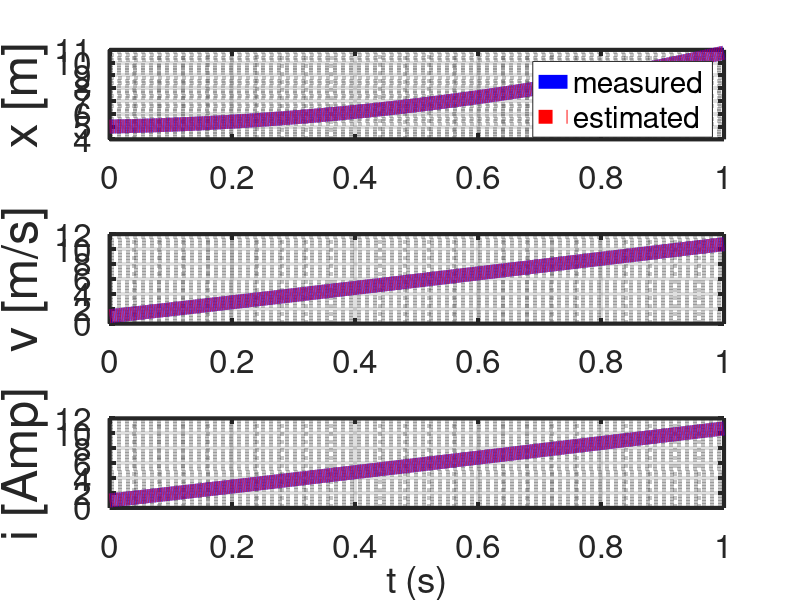
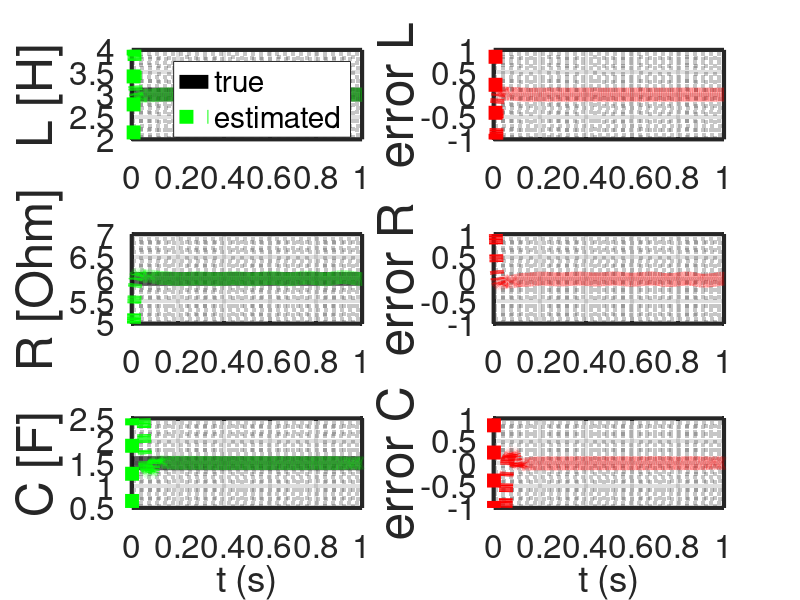

Source code (MATLAB) for these figures, in order:
%% Research code by Agus Hasan
%% Paper: "WyNDA: A Method to Discover Mathematical Models of Dynamical Systems from Data" submitted for MethodsX.

clear;
clc;

%% time horizon
tf  = 1;            % time horizon
dt  = 0.0001;       % time step
t   = dt:dt:tf;     % time array

%% number of variables and coefficients
n = 3;              % number of measured state
r = 5;              % number of estimated parameters 

%% noise
RF = 1;             % noise covariance

%% state initialization
x        = [5;1;1];         % actual state initialization
xbar     = x;               % estimated state initialization
y        = x;               % measurement initialization
thetabar = zeros(r,1);      % estimated parameter initialization
 
%% true parameters
g = 9.8;
c = 1.5;
m = 0.1;
R = 6;
L = 3;

%% initial control inputs
u     = 2;

%% for plotting
uArray          = [];
xArray          = [];
xbarArray       = [];
yArray          = [];
thetabarArray   = [];

%% Initialization for estimator

lambdav = 0.995;
lambdat = 0.999;
Rx      = 1*eye(n);
Rt      = 1*eye(n);
Px      = 10000*eye(n);
Pt      = 10000*eye(r);
Gamma   = 1*zeros(n,r);

%% simulation
for i=1:(tf/dt)
    
    u = 10*sin(i*dt*40);

    uArray         = [uArray u];
    xArray         = [xArray x];
    xbarArray      = [xbarArray xbar];
    yArray         = [yArray y];
    thetabarArray  = [thetabarArray thetabar]; 
    
    x = x+dt*[x(2);g-(c/m)*(x(3)/x(1))^2;-(R/L)*x(3)]+dt*[0 0 1/L]'*u;    
    y = x+dt*RF^2*randn(n,1);

    Phi = [y(2) 0 0 0 0;
           0 1 (y(3)/y(1))^2 0 0;
           0 0 0 y(3) u];
    
    % Estimation using adaptive observer
    Kx = Px*inv(Px+Rx);
    Kt = Pt*Gamma'*inv(Gamma*Pt*Gamma'+Rt);
    Gamma = (eye(n)-Kx)*Gamma;

    xbar = xbar+(Kx+Gamma*Kt)*(y-xbar);
    thetabar = thetabar-Kt*(y-xbar);

    xbar = xbar+Phi*thetabar;

    thetabar = thetabar;
    Px = (1/lambdav)*eye(n)*(eye(n)-Kx)*Px*eye(n);
    Pt = (1/lambdat)*(eye(r)-Kt*Gamma)*Pt;
    Gamma = eye(n)*Gamma-Phi;

end

figure(1)
subplot(3,1,1)
plot(t,yArray(1,:),'-b','LineWidth',10);
hold on;
plot(t,xbarArray(1,:),':r','LineWidth',10);
set(gca,'color','white','LineWidth',3,'FontSize',24)
legend('measured','estimated')
grid on;
grid minor;
ylabel('x [m]','FontSize',36)
subplot(3,1,2)
plot(t,yArray(2,:),'-b','LineWidth',10);
hold on;
plot(t,xbarArray(2,:),':r','LineWidth',10);
set(gca,'color','white','LineWidth',3,'FontSize',24)
grid on;
grid minor;
ylabel('v [m/s]','FontSize',36)
subplot(3,1,3)
plot(t,yArray(2,:),'-b','LineWidth',10);
hold on;
plot(t,xbarArray(2,:),':r','LineWidth',10);
set(gca,'color','white','LineWidth',3,'FontSize',24)
grid on;
grid minor;
ylabel('i [Amp]','FontSize',36)
xlabel('t (s)')

figure(2)
subplot(3,2,1)
plot(t,L*ones(1,length(t)),'-k','LineWidth',10);
hold on;
plot(t,dt./thetabarArray(5,:),':g','LineWidth',10);
set(gca,'color','white','LineWidth',3,'FontSize',24)
legend('true','estimated')
xlim([0 tf])
ylim([L-1 L+1])
grid on;
grid minor;
ylabel('L [H]','FontSize',36)
subplot(3,2,2)
plot(t,L*ones(1,length(t))-(dt./thetabarArray(5,:)),':r','LineWidth',10);
set(gca,'color','white','LineWidth',3,'FontSize',24)
xlim([0 tf])
ylim([-1 1])
grid on;
grid minor;
ylabel('error L','FontSize',36)
subplot(3,2,3)
plot(t,R*ones(1,length(t)),'-k','LineWidth',10);
hold on;
plot(t,-L*thetabarArray(4,:)/dt,':g','LineWidth',10);
set(gca,'color','white','LineWidth',3,'FontSize',24)
xlim([0 tf])
ylim([R-1 R+1])
grid on;
grid minor;
ylabel('R [Ohm]','FontSize',36)
subplot(3,2,4)
plot(t,R*ones(1,length(t))+L*thetabarArray(4,:)/dt,':r','LineWidth',10);
set(gca,'color','white','LineWidth',3,'FontSize',24)
xlim([0 tf])
ylim([-1 1])
grid on;
grid minor;
ylabel('error R','FontSize',36)
subplot(3,2,5)
plot(t,c*ones(1,length(t)),'-k','LineWidth',10);
hold on;
plot(t,-m*thetabarArray(3,:)/dt,':g','LineWidth',10);
set(gca,'color','white','LineWidth',3,'FontSize',24)
xlim([0 tf])
ylim([c-1 c+1])
grid on;
grid minor;
ylabel('C [F]','FontSize',36)
xlabel('t (s)')
subplot(3,2,6)
plot(t,c*ones(1,length(t))+m*thetabarArray(3,:)/dt,':r','LineWidth',10);
set(gca,'color','white','LineWidth',3,'FontSize',24)
xlim([0 tf])
ylim([-1 1])
grid on;
grid minor;
ylabel('error C','FontSize',36)
xlabel('t (s)')

Coeff = (1/dt)*thetabar(1:r,end)
Lbar = dt/thetabar(5,:)
Rbar = -Lbar*thetabar(4,:)/dt
Cbar = -m*thetabar(3,:)/dt
